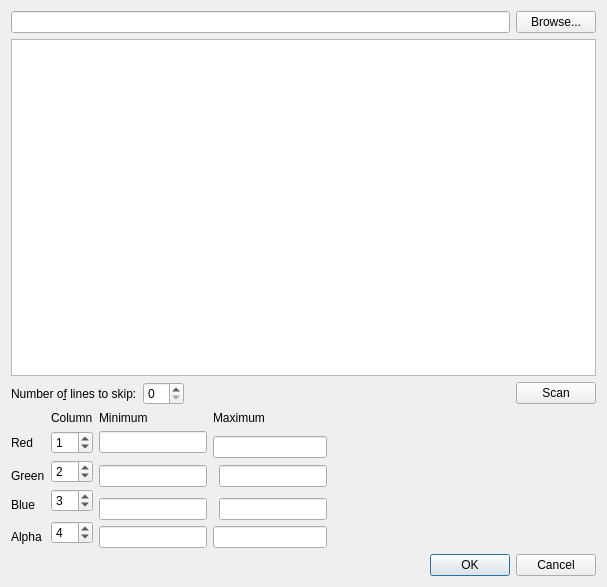
<?xml version="1.0" encoding="UTF-8"?>
<ui version="4.0">
 <class>ColortableImportDialog</class>
 <widget class="QDialog" name="ColortableImportDialog">
  <property name="geometry">
   <rect>
    <x>0</x>
    <y>0</y>
    <width>607</width>
    <height>587</height>
   </rect>
  </property>
  <property name="windowTitle">
   <string>Dialog</string>
  </property>
  <property name="windowIcon">
   <iconset resource="../ProjectViewer/icons.qrc">
    <normaloff>:/icons/images/logo_fs_64x64.png</normaloff>:/icons/images/logo_fs_64x64.png</iconset>
  </property>
  <layout class="QVBoxLayout" name="verticalLayout">
   <item>
    <layout class="QHBoxLayout" name="horizontalLayout">
     <item>
      <widget class="QLineEdit" name="lePath">
       <property name="readOnly">
        <bool>true</bool>
       </property>
      </widget>
     </item>
     <item>
      <widget class="QPushButton" name="pbBrowse">
       <property name="text">
        <string>Browse...</string>
       </property>
      </widget>
     </item>
    </layout>
   </item>
   <item>
    <widget class="QTextEdit" name="teContent">
     <property name="readOnly">
      <bool>true</bool>
     </property>
    </widget>
   </item>
   <item>
    <layout class="QHBoxLayout" name="horizontalLayout_3">
     <item>
      <widget class="QLabel" name="label">
       <property name="text">
        <string>Number o&amp;f lines to skip:</string>
       </property>
       <property name="buddy">
        <cstring>sbSkip</cstring>
       </property>
      </widget>
     </item>
     <item>
      <widget class="QSpinBox" name="sbSkip"/>
     </item>
     <item>
      <spacer name="horizontalSpacer_2">
       <property name="orientation">
        <enum>Qt::Horizontal</enum>
       </property>
       <property name="sizeHint" stdset="0">
        <size>
         <width>40</width>
         <height>20</height>
        </size>
       </property>
      </spacer>
     </item>
     <item>
      <widget class="QPushButton" name="pbScan">
       <property name="text">
        <string>Scan</string>
       </property>
      </widget>
     </item>
    </layout>
   </item>
   <item>
    <layout class="QHBoxLayout" name="horizontalLayout_4">
     <item>
      <layout class="QGridLayout" name="gridLayout">
       <item row="0" column="1">
        <widget class="QLabel" name="label_5">
         <property name="text">
          <string>Column</string>
         </property>
        </widget>
       </item>
       <item row="0" column="2">
        <widget class="QLabel" name="label_6">
         <property name="text">
          <string>Minimum</string>
         </property>
        </widget>
       </item>
       <item row="0" column="3" colspan="2">
        <widget class="QLabel" name="label_7">
         <property name="text">
          <string>Maximum</string>
         </property>
        </widget>
       </item>
       <item row="1" column="0">
        <widget class="QLabel" name="label_2">
         <property name="text">
          <string>Red</string>
         </property>
        </widget>
       </item>
       <item row="1" column="1">
        <widget class="QSpinBox" name="sbRed">
         <property name="value">
          <number>1</number>
         </property>
        </widget>
       </item>
       <item row="1" column="2">
        <widget class="QLineEdit" name="leMinRed">
         <property name="readOnly">
          <bool>true</bool>
         </property>
        </widget>
       </item>
       <item row="1" column="3" rowspan="2" colspan="2">
        <widget class="QLineEdit" name="leMaxRed">
         <property name="readOnly">
          <bool>true</bool>
         </property>
        </widget>
       </item>
       <item row="2" column="1" rowspan="2">
        <widget class="QSpinBox" name="sbGreen">
         <property name="value">
          <number>2</number>
         </property>
        </widget>
       </item>
       <item row="2" column="2" rowspan="3">
        <widget class="QLineEdit" name="leMinGreen">
         <property name="readOnly">
          <bool>true</bool>
         </property>
        </widget>
       </item>
       <item row="2" column="4" rowspan="3">
        <widget class="QLineEdit" name="leMaxGreen">
         <property name="readOnly">
          <bool>true</bool>
         </property>
        </widget>
       </item>
       <item row="3" column="0">
        <widget class="QLabel" name="label_3">
         <property name="text">
          <string>Green</string>
         </property>
        </widget>
       </item>
       <item row="4" column="1" rowspan="2">
        <widget class="QSpinBox" name="sbBlue">
         <property name="value">
          <number>3</number>
         </property>
        </widget>
       </item>
       <item row="5" column="0">
        <widget class="QLabel" name="label_4">
         <property name="text">
          <string>Blue</string>
         </property>
        </widget>
       </item>
       <item row="5" column="2" rowspan="2">
        <widget class="QLineEdit" name="leMinBlue">
         <property name="readOnly">
          <bool>true</bool>
         </property>
        </widget>
       </item>
       <item row="5" column="4" rowspan="2">
        <widget class="QLineEdit" name="leMaxBlue">
         <property name="readOnly">
          <bool>true</bool>
         </property>
        </widget>
       </item>
       <item row="6" column="1" rowspan="2">
        <widget class="QSpinBox" name="sbAlpha">
         <property name="value">
          <number>4</number>
         </property>
        </widget>
       </item>
       <item row="7" column="0">
        <widget class="QLabel" name="label_8">
         <property name="text">
          <string>Alpha</string>
         </property>
        </widget>
       </item>
       <item row="7" column="2">
        <widget class="QLineEdit" name="leMinAlpha">
         <property name="readOnly">
          <bool>true</bool>
         </property>
        </widget>
       </item>
       <item row="7" column="3" colspan="2">
        <widget class="QLineEdit" name="leMaxAlpha">
         <property name="readOnly">
          <bool>true</bool>
         </property>
        </widget>
       </item>
      </layout>
     </item>
     <item>
      <spacer name="horizontalSpacer_3">
       <property name="orientation">
        <enum>Qt::Horizontal</enum>
       </property>
       <property name="sizeHint" stdset="0">
        <size>
         <width>40</width>
         <height>20</height>
        </size>
       </property>
      </spacer>
     </item>
    </layout>
   </item>
   <item>
    <layout class="QHBoxLayout" name="horizontalLayout_2">
     <item>
      <spacer name="horizontalSpacer">
       <property name="orientation">
        <enum>Qt::Horizontal</enum>
       </property>
       <property name="sizeHint" stdset="0">
        <size>
         <width>40</width>
         <height>20</height>
        </size>
       </property>
      </spacer>
     </item>
     <item>
      <widget class="QDialogButtonBox" name="buttonBox">
       <property name="standardButtons">
        <set>QDialogButtonBox::Cancel|QDialogButtonBox::Ok</set>
       </property>
      </widget>
     </item>
    </layout>
   </item>
  </layout>
 </widget>
 <resources>
  <include location="../ProjectViewer/icons.qrc"/>
 </resources>
 <connections>
  <connection>
   <sender>buttonBox</sender>
   <signal>rejected()</signal>
   <receiver>ColortableImportDialog</receiver>
   <slot>reject()</slot>
   <hints>
    <hint type="sourcelabel">
     <x>400</x>
     <y>561</y>
    </hint>
    <hint type="destinationlabel">
     <x>199</x>
     <y>149</y>
    </hint>
   </hints>
  </connection>
  <connection>
   <sender>buttonBox</sender>
   <signal>accepted()</signal>
   <receiver>ColortableImportDialog</receiver>
   <slot>accept()</slot>
   <hints>
    <hint type="sourcelabel">
     <x>400</x>
     <y>561</y>
    </hint>
    <hint type="destinationlabel">
     <x>199</x>
     <y>149</y>
    </hint>
   </hints>
  </connection>
  <connection>
   <sender>pbScan</sender>
   <signal>clicked()</signal>
   <receiver>ColortableImportDialog</receiver>
   <slot>setFocus()</slot>
   <hints>
    <hint type="sourcelabel">
     <x>554</x>
     <y>522</y>
    </hint>
    <hint type="destinationlabel">
     <x>303</x>
     <y>293</y>
    </hint>
   </hints>
  </connection>
 </connections>
</ui>
